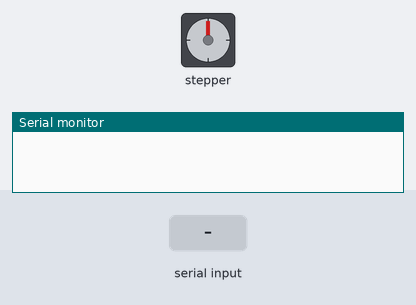
The sketch below on a simulated Arduino Uno, built with avr-gcc and run on an emulated ATmega328P. Shown: stepper motor, the last lines printed to the serial monitor. Inputs (shaded band) come from the test bench. Stepper angles assume 256 steps per turn.

Above: at 1.2 s.
1.3 s: "STARTSALCAM\n" received over Serial
At 1.46 s:
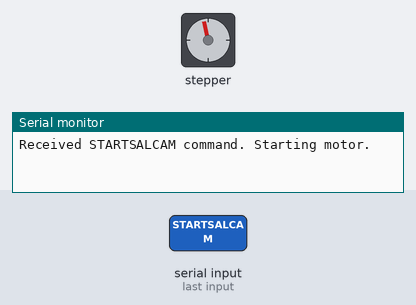
3.4 s: "STARTFLOAREASOARELUI\n" received over Serial
At 4.2 s:
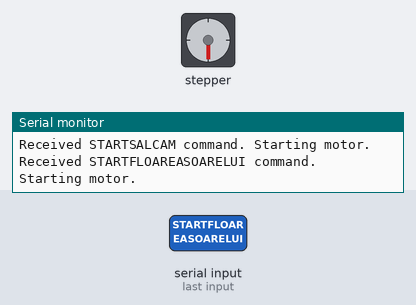
5.2 s: "STOPSALCAM\n" received over Serial
At 5.66 s:
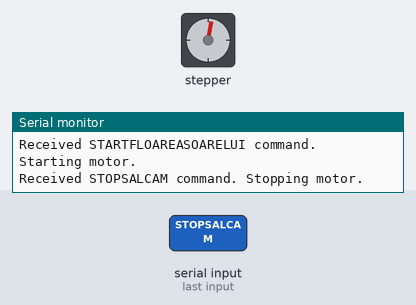
6.7 s: "STOPFLOAREASOARELUI\n" received over Serial
At 6.87 s:
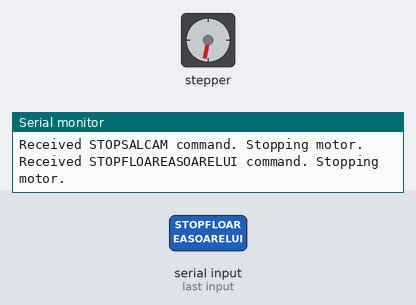
Timing chart, 0 to 9.7 s (numbered marks = the images above; inputs shaded):
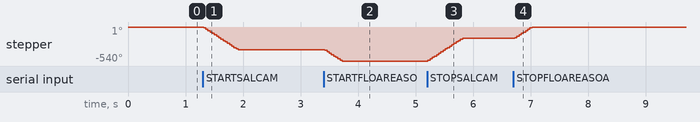

The sketch:

scrypt_arduino.ino
```cpp
#include <DHT.h>
#include <Stepper.h>

#define DHTPIN1 2   // Inside DHT sensor
#define DHTPIN2 3   // Outside DHT sensor
#define DHTTYPE DHT11

DHT dhtInside(DHTPIN1, DHTTYPE);
DHT dhtOutside(DHTPIN2, DHTTYPE);

#define IN1 8
#define IN2 9
#define IN3 10
#define IN4 11

const int stepsPerRevolution = 256;
const int stepsPerRevolutionSun = 128;
Stepper myStepper(stepsPerRevolution, IN1, IN3, IN2, IN4);

bool autonomousMode = false;
bool doorOpen = false;

unsigned long previousTempMillis = 0;
const long tempInterval = 60000; // Interval between temperature readings (60 seconds)

void setup() {
  Serial.begin(9600);
  dhtInside.begin();
  dhtOutside.begin();
  myStepper.setSpeed(100); // Adjust the speed of the motor as needed

}

void loop() {
  unsigned long currentMillis = millis();

  // Temperature readings every 60 seconds
  if (currentMillis - previousTempMillis >= tempInterval) {
    previousTempMillis = currentMillis;

    // Take the temperature reading
    takeTemperatureReading();
  }

  // Autonomous mode door control based on temperature
  if (autonomousMode) {
    float temperatureOutside = dhtOutside.readTemperature();
    if (temperatureOutside > 28.4 && !doorOpen) {
      Serial.println("Temperature above 28.4C. Opening door.");
      myStepper.step(-stepsPerRevolution); // Open the door
      doorOpen = true;
    } else if (temperatureOutside < 28.3 && doorOpen) {
      Serial.println("Temperature below 28.3C. Closing door.");
      myStepper.step(stepsPerRevolution); // Close the door
      doorOpen = false;
    }
  }

  // Check for commands
  if (Serial.available() > 0) {
    String command = Serial.readStringUntil('\n');
    command.trim();
    command.replace("\n", "");
    command.replace("\r", "");

    if (command == "READTEMP") {
      takeTemperatureReading();
    } else if (!autonomousMode) {
      if (command == "STARTSALCAM") {
        Serial.println("Received STARTSALCAM command. Starting motor.");
        myStepper.step(-stepsPerRevolution); // Rotate motor by 256 steps forward
        doorOpen = true;
      } else if (command == "STARTFLOAREASOARELUI") {
        Serial.println("Received STARTFLOAREASOARELUI command. Starting motor.");
        myStepper.step(-stepsPerRevolutionSun); // Rotate motor by 128 steps forward
        doorOpen = true;
      } else if (command == "STOPSALCAM") {
        Serial.println("Received STOPSALCAM command. Stopping motor.");
        myStepper.step(stepsPerRevolution); // Rotate motor by 256 steps backward
        doorOpen = false;
      } else if (command == "STOPFLOAREASOARELUI") {
        Serial.println("Received STOPFLOAREASOARELUI command. Stopping motor.");
        myStepper.step(stepsPerRevolutionSun); // Rotate motor by 128 steps backward
        doorOpen = false;
      } else if (command == "STARTAUTONOMOUS") {
        Serial.println("Autonomous mode activated.");
        autonomousMode = true;
      }
    }

    if (command == "STOPAUTONOMOUS") {
      Serial.println("Autonomous mode deactivated. Returning motor to original position.");
      autonomousMode = false;
      if (doorOpen) {
        myStepper.setSpeed(100);
        myStepper.step(stepsPerRevolution); // Close the door
        doorOpen = false;
      }
    }
  }
}

void takeTemperatureReading() {
 float temperatureInside = dhtInside.readTemperature();
  float humidityInside = dhtInside.readHumidity();
  float temperatureOutside = dhtOutside.readTemperature();
  float humidityOutside = dhtOutside.readHumidity();

  // Display sensor readings
  Serial.print(temperatureInside);
  Serial.print(",");
  Serial.print(humidityInside);
  Serial.print(",");
  Serial.print(temperatureOutside);
  Serial.print(",");
  Serial.println(humidityOutside);
}
```

Measured:
- after the input at 1.3 s, stepper: turns 360° counter-clockwise in 0.60 s, starting at once
- after the input at 3.4 s, stepper: turns 180° counter-clockwise in 0.30 s, starting at once
- after the input at 5.2 s, stepper: turns 360° clockwise in 0.60 s, starting at once
- after the input at 6.7 s, stepper: turns 180° clockwise in 0.30 s, starting at once
